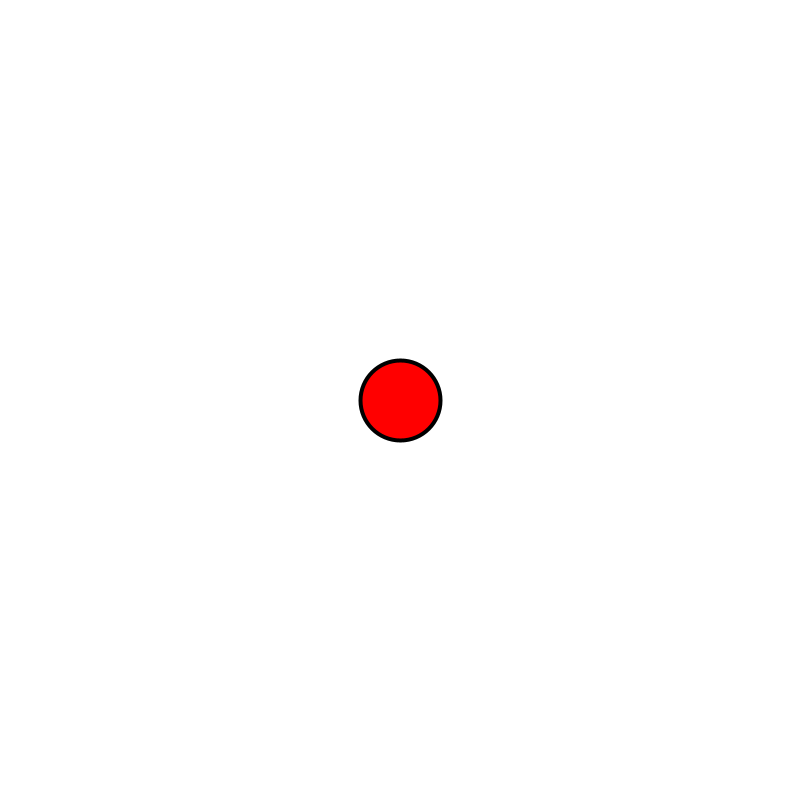
Frame 1 (no input)
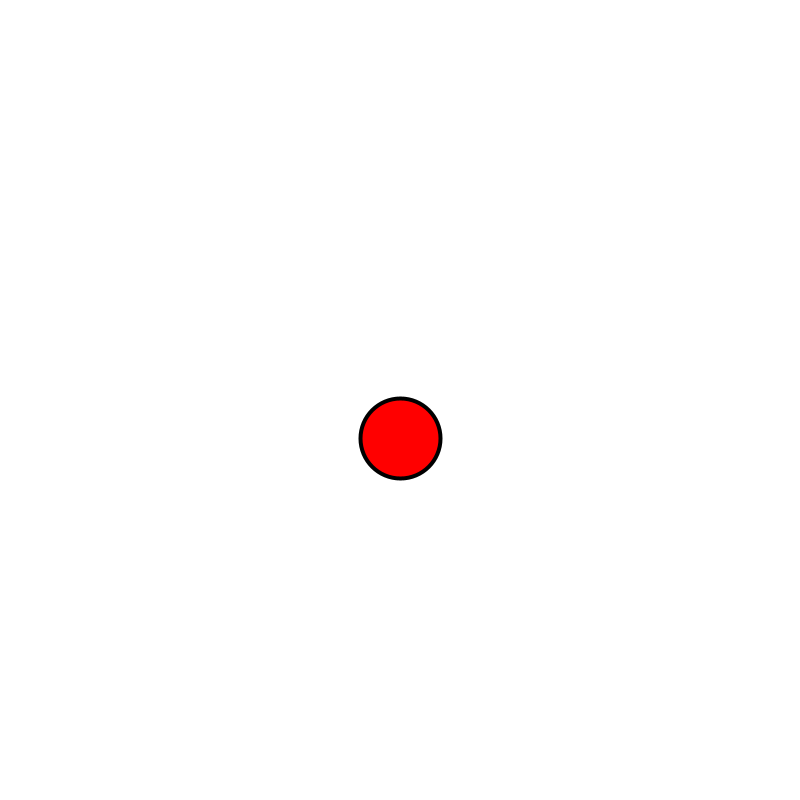
Frame 60 (the mouse pressed at the canvas centre just before this capture)
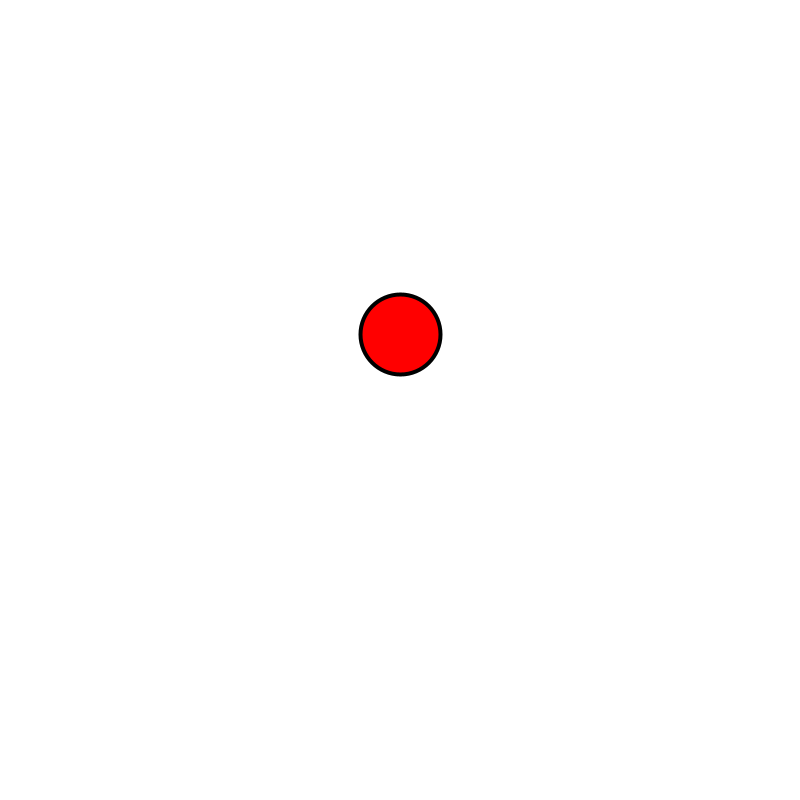
Frame 120 (the mouse held since frame 60 and released just before this capture)

The Processing sketch that drew these frames (run headless with seeded random() and noise(); from frame 60 on, the mouse is pressed at the canvas centre):

// Processing sketch: sinusMotion02
// ── sinusMotion02.pde

float x, y;
float xBase, yBase;

float amplitude = 200;
float angle = 0.0;
float stepA = 0.05;

void setup(){
  size(800,800);
  frameRate(30);
  
  xBase = width/2;
  yBase = height/2;
  
  x = xBase;
  y = yBase;
}


void draw(){
  
  background(255);
  
  y = yBase + sin(angle)*amplitude;
  
  fill(255,0,0); strokeWeight(4);
  ellipse(x, y, 80, 80);
  
  angle += stepA;
  
}
